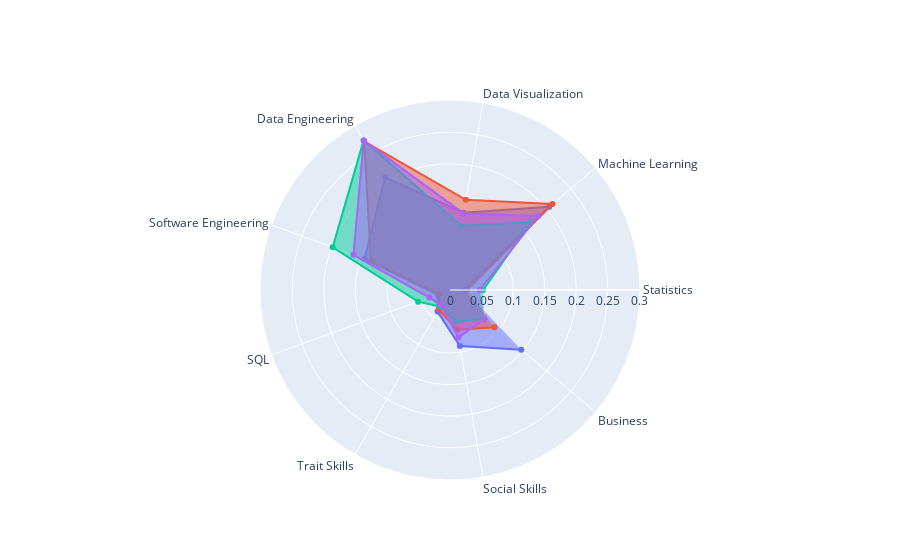

The code cell stored with this chart in its notebook:
### Code cell
radar_plot_compare(df=job_skill_importance)

### Figure 1 — Plotly figure (JSON) as saved in the notebook; plotly's stock layout.template omitted (floating-point values rounded to 4 significant figures)
{"data": [{"fill": "toself", "name": "BusinessAnalyst", "r": [0.02223, 0.2053, 0.1243, 0.2058, 0.1444, 0.02084, 0.03955, 0.09017, 0.1474], "theta": ["Statistics", "Machine Learning", "Data Visualization", "Data Engineering", "Software Engineering", "SQL", "Trait Skills", "Social Skills", "Business"], "type": "scatterpolar"}, {"fill": "toself", "name": "DataAnalyst", "r": [0.02728, 0.212, 0.1452, 0.272, 0.1334, 0.01846, 0.03585, 0.06389, 0.09197], "theta": ["Statistics", "Machine Learning", "Data Visualization", "Data Engineering", "Software Engineering", "SQL", "Trait Skills", "Social Skills", "Business"], "type": "scatterpolar"}, {"fill": "toself", "name": "DataEngineer", "r": [0.05254, 0.1667, 0.1033, 0.2737, 0.1979, 0.05387, 0.03047, 0.05117, 0.07026], "theta": ["Statistics", "Machine Learning", "Data Visualization", "Data Engineering", "Software Engineering", "SQL", "Trait Skills", "Social Skills", "Business"], "type": "scatterpolar"}, {"fill": "toself", "name": "DataScientist", "r": [0.04712, 0.1824, 0.1232, 0.2734, 0.1629, 0.03484, 0.02818, 0.07633, 0.07158], "theta": ["Statistics", "Machine Learning", "Data Visualization", "Data Engineering", "Software Engineering", "SQL", "Trait Skills", "Social Skills", "Business"], "type": "scatterpolar"}], "layout": {"polar": {"radialaxis": {"range": [0, 0.3011], "visible": true}}, "showlegend": false}}
